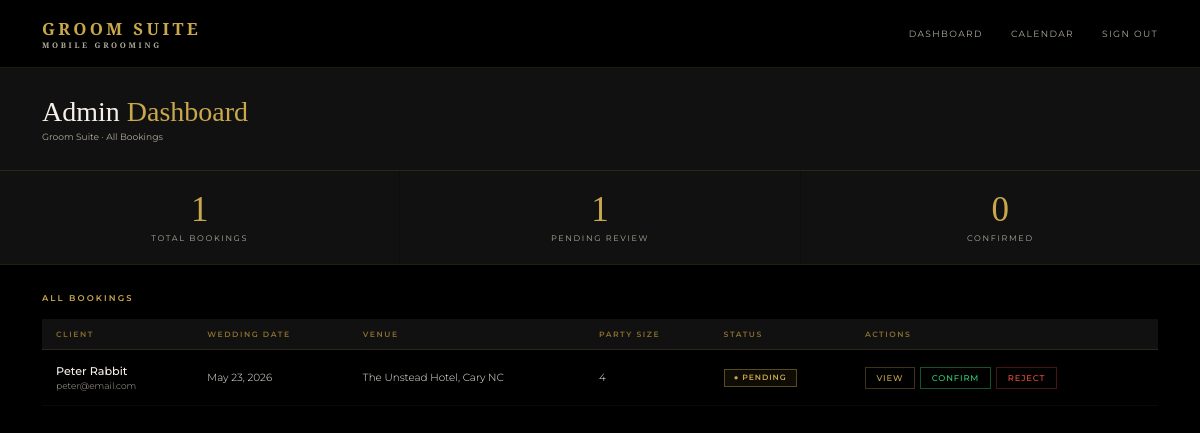
Page /admin (signed in) on the earlier database version.
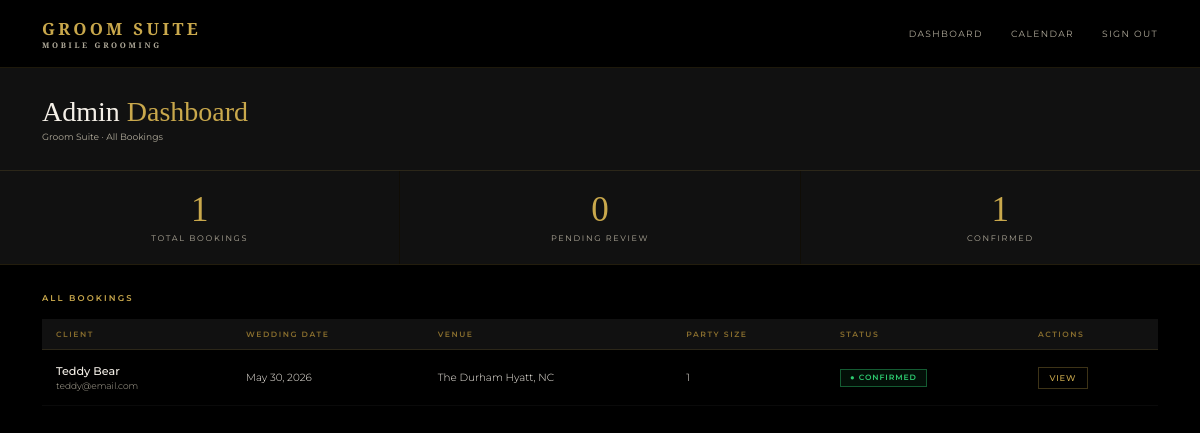
Same page on the later database version.
### models.py (models this page shows)
class Booking(db.Model):
    id = db.Column(db.Integer, primary_key=True)
    wedding_date = db.Column(db.String(50), nullable=False)
    venue = db.Column(db.String(200), nullable=False)
    start_time = db.Column(db.String(20))
    party_size = db.Column(db.Integer, default=1)
    package = db.Column(db.String(100))
    addons = db.Column(db.String(200))
    notes = db.Column(db.Text)
    status = db.Column(db.String(20), default='pending')
    created_at = db.Column(db.DateTime, default=datetime.utcnow)
    user_id = db.Column(db.Integer, db.ForeignKey('user.id'), nullable=False)
    party_members = db.relationship('PartyMember', backref='booking', lazy=True)

class User(UserMixin, db.Model):
    id = db.Column(db.Integer, primary_key=True)
    name = db.Column(db.String(100), nullable=False)
    email = db.Column(db.String(120), unique=True, nullable=False)
    password = db.Column(db.String(200), nullable=False)
    role = db.Column(db.String(20), default='client')
    phone = db.Column(db.String(20))
    password_changed = db.Column(db.Boolean, default=False)
    bookings = db.relationship('Booking', backref='client', lazy=True)

### routes.py (the view)
    @app.route('/admin')
    @login_required
    @admin_required
    def admin_dashboard():
        bookings = Booking.query.order_by(Booking.wedding_date).all()
        total = len(bookings)
        pending = len([b for b in bookings if b.status == 'pending'])
        confirmed = len([b for b in bookings if b.status == 'confirmed'])
        return render_template('admin/dashboard.html',
            bookings=bookings,
            total=total,
            pending=pending,
            confirmed=confirmed)

### app.py (called while the page is built)
@app.template_filter('format_date')
def format_date(value):
    try:
        return datetime.strptime(value, '%Y-%m-%d').strftime('%B %d, %Y')
    except:
        return value

### auth.py (called while the page is built)
def register_routes(app, login_manager):
    @login_manager.user_loader
    def load_user(user_id):
        return db.session.get(User, int(user_id))
    @app.route('/login', methods=['GET', 'POST'])
    def login():
        if request.method == 'POST':
            email = request.form.get('email')
            password = request.form.get('password')
            user = User.query.filter_by(email=email).first()
            if user and check_password_hash(user.password, password):
                login_user(user)
                if user.role == 'admin':
                    return redirect(url_for('index'))
                return redirect(url_for('portal'))
            flash('Invalid email or password')
        return render_template('login.html')
    @app.route('/logout')
    @login_required
    def logout():
        logout_user()
        return redirect(url_for('index'))

### templates/admin/dashboard.html (shortened to what this page needs)
{% extends 'base.html' %}
{% block content %}
<div class="admin-header">
  <div>
    <h1 class="admin-title">Admin <span>Dashboard</span></h1>
    <p class="admin-meta">Groom Suite · All Bookings</p>
  </div>
</div>
<div class="stats-bar">
  <div class="stat-card">
    <div class="stat-value">{{ total }}</div>
    <div class="stat-label">Total Bookings</div>
  </div>
  <div class="stat-card">
    <div class="stat-value">{{ pending }}</div>
    <div class="stat-label">Pending Review</div>
  </div>
  <div class="stat-card">
    <div class="stat-value">{{ confirmed }}</div>
    <div class="stat-label">Confirmed</div>
  </div>
</div>
<div class="admin-body">
  <div class="table-header">
    <div class="table-title">All Bookings</div>
  </div>
  {% if bookings %}
  <table class="bookings-table">
    <thead>
      <tr>
        <th>Client</th>
        <th>Wedding Date</th>
        <th>Venue</th>
        <th>Party Size</th>
        <th>Status</th>
        <th>Actions</th>
      </tr>
    </thead>
    <tbody>
      {% for booking in bookings %}
      <tr>
        <td>
          <div class="client-name">{{ booking.client.name }}</div>
          <div class="client-email">{{ booking.client.email }}</div>
        </td>
        <td>{{ booking.wedding_date | format_date }}</td>
        <td>{{ booking.venue }}</td>
        <td>{{ booking.party_size }}</td>
        <td>
          <span class="badge badge-{{ booking.status }}">
            ● {{ booking.status|capitalize }}
          </span>
        </td>
        <td>
          <div class="action-btns">
            <a href="{{ url_for('booking_detail', id=booking.id) }}" class="action-btn action-view">View</a>
            {% if booking.status == 'pending' %}
            <a href="{{ url_for('confirm_booking', id=booking.id) }}" class="action-btn action-confirm">Confirm</a>
            <a href="{{ url_for('reject_booking', id=booking.id) }}" class="action-btn action-reject">Reject</a>
            {% endif %}
          </div>
        </td>
      </tr>
      {% endfor %}
    </tbody>
  </table>
  {% else %}
  <div class="empty-state">
    <p>No bookings yet. They'll appear here once clients submit inquiries.</p>
  </div>
  {% endif %}
</div>
{% endblock %}

Differences in the rows shown:
removed Booking: client.name "Peter Rabbit", client.email "peter@email.com", wedding_date "May 23, 2026", venue "The Unstead Hotel, Cary NC", party_size "4", status "PENDING"
added Booking: client.name "Teddy Bear", client.email "teddy@email.com", wedding_date "May 30, 2026", venue "The Durham Hyatt, NC", party_size "1", status "CONFIRMED"
Other differences:
{{ pending }}: "1" → "0"
{{ confirmed }}: "0" → "1"
